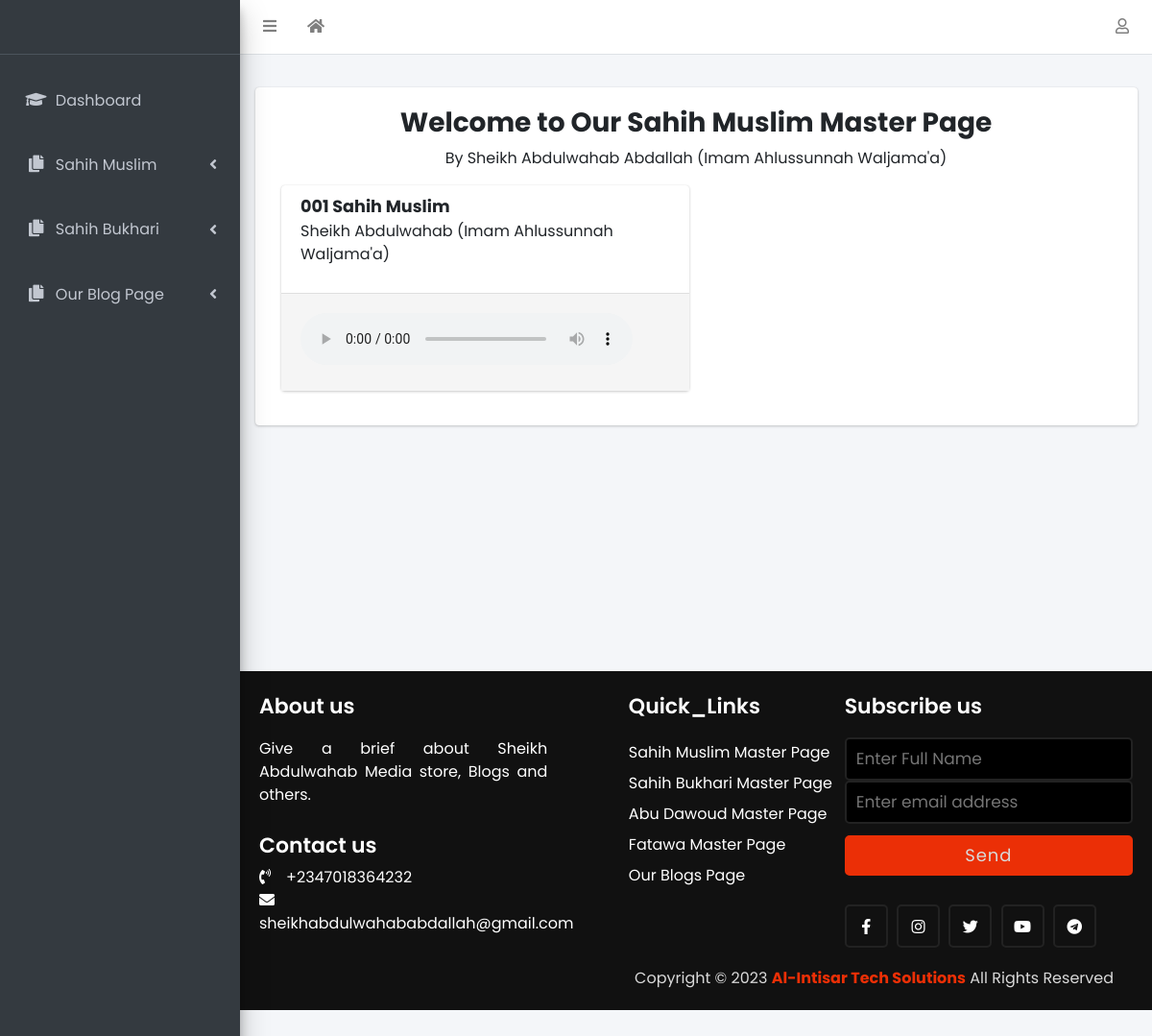
The app's page /sahih_muslim_view with its own data.
### sound/models.py (models this page shows, shortened)
class SahihMuslim(models.Model):
    title = models.CharField(max_length=200, unique=True)
    artist = models.CharField(max_length=150)
    audio_file = models.FileField()

### sound/views.py (the view)
# urls.py: path('sahih_muslim_view', views.Sahih_Muslim_View, name='Sahih_Muslim_View'),
def Sahih_Muslim_View(request):
    sahih_muslim = SahihMuslim.objects.all().order_by('-title')
    context = {'sahih_muslim': sahih_muslim}
    return render(request, 'sahih_muslim_view.html', context)

### sound/templates/sahih_muslim_view.html
{% extends 'sidebar.html' %}
{% block content %}
{% load static %}
<div class="content container-fluid">
    <h3 class="page-title" style="text-align: center; font-weight: bolder;">Welcome to Our Sahih Muslim Master Page</h3>
    <p style="text-align: center;">By Sheikh Abdulwahab Abdallah (Imam Ahlussunnah Waljama'a)</p>
  <div class="row">
    {% for i in sahih_muslim %}
      <div class="col-md-12 col-lg-6">
          <div class="card card-chart">
              <div class="card-header">
                  <div class="row align-items-center">
                      <div class="col-12">
                          <h5 class="card-title"><strong>{{ i.title }}</strong></h5><br>
                          <p>{{ i.artist }}</p>
                      </div>
                  </div>
              </div>
              <div style="background-color: whitesmoke;" class="card-body">
                <audio style="object-fit: cover; width: 90%; "controls>
                  <source style="outline: none;" src="{{i.audio_file.url}}" type="audio/mp3" autoplay loop>
                </audio>
              </div>
          </div>
      </div>
    {% endfor %}
  </div>
{% endblock %}

### members/templates/footer.html (style rules this page uses)
* { margin: 0; padding: 0; box-sizing: border-box; font-family: 'Poppins',sans-serif; text-decoration: none; }

### records on screen
SahihMuslim: title "001 Sahih Muslim", artist "Sheikh Abdulwahab (Imam Ahlussunnah Waljama'a)"
